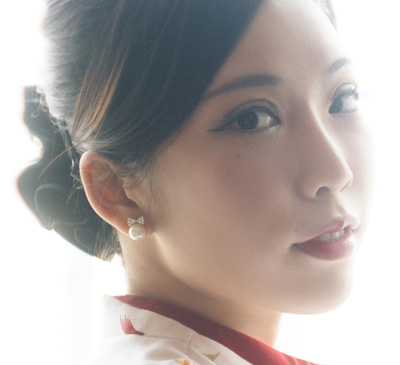
#> input picture the-look.jpg, 400 x 365 px
$ python draw.py
#> lines starting #> are read from the running program, lines starting #| are printed output that depends on the picture; after the words box and inside, x2 and y2 are one past the last pixel; in counts of white or black regions, pixels touching at a corner belong together
# -*- coding: utf-8 -*-
#将图片转换为点阵图
import cv2
import numpy as np
import tkinter
from PIL import Image, ImageDraw, ImageFont
import abc


# 抽象类
class abstractDraw(metaclass=abc.ABCMeta):
    def __init__(self, img_path):
        self.get_image(img_path)

    def get_image(self, img_path):
#> called with img_path = 'the-look.jpg'
        self.img = cv2.imread(img_path)
#> self.img is the input picture: shape (365, 400, 3); mean B, G, R 166.6, 170.3, 178.9

    @abc.abstractmethod
    def draw(self, output):
        pass

    def resize(self, img_shape):
#> called with img_shape = (100, 91)
        self.img = cv2.resize(self.img, img_shape)
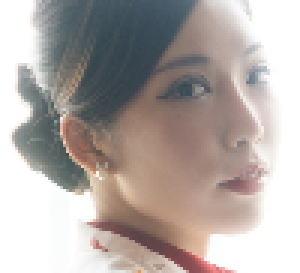
#> self.img: shape (91, 100, 3) (shown 3 times larger); mean B, G, R 166.5, 170.2, 178.8

    def get_gray_img(self):
        self.img = cv2.cvtColor(self.img, cv2.COLOR_RGB2GRAY)
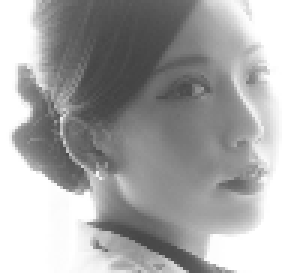
#> self.img: shape (91, 100) (shown 3 times larger); min 66, max 255, mean 170.1

# 将图像转换为彩色文字
class charDraw(abstractDraw):
    txt = '彩色文字'

    # [20 lines left out: function draw, not called in this run]


# 将图像转换为黑色气泡
class circleDraw(abstractDraw):
    point_2r = 8

    def __init__(self, img_path):
        self.get_image(img_path)
        self.resize((int(self.img.shape[1] / 4), int(self.img.shape[0] / 4)))
        self.get_gray_img()
        self.bg_shape = [self.img.shape[1] * 9, self.img.shape[0] * 9]
#> self.bg_shape = [900, 819]

    def reverse_transfer(self, ratio = 120):
#> called with ratio = 120
        reserve_img = cv2.bitwise_not(self.img)
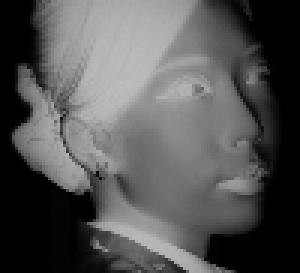
#> reserve_img: shape (91, 100) (shown 3 times larger); min 0, max 189, mean 84.9
        self.arr = reserve_img / ratio
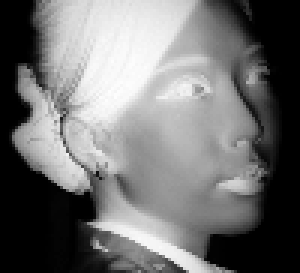
#> self.arr: shape (91, 100) float64 (shown 3 times larger); min 0, max 1.57, mean 0.708; drawn with min black and max white

    def draw(self, output):
        self.reverse_transfer()

        image = Image.new('RGB', self.bg_shape, "white")
#> image: PIL image 900x819 RGB; every value is 255
        d = ImageDraw.Draw(image)
        init_x = 10
        init_y = 10
        for i in range(self.arr.shape[0]):
            for j in range(self.arr.shape[1]):
                if self.arr[i][j] > 0.1 and (i + j) % 2 == 0:
                    d.ellipse((init_x + j * self.point_2r, init_y + i * self.point_2r, init_x + j * self.point_2r + int(self.point_2r * self.arr[i][j]) ,init_y + i * self.point_2r + int(self.point_2r * self.arr[i][j])),fill = 'black', outline ='black')
        image.save(output)
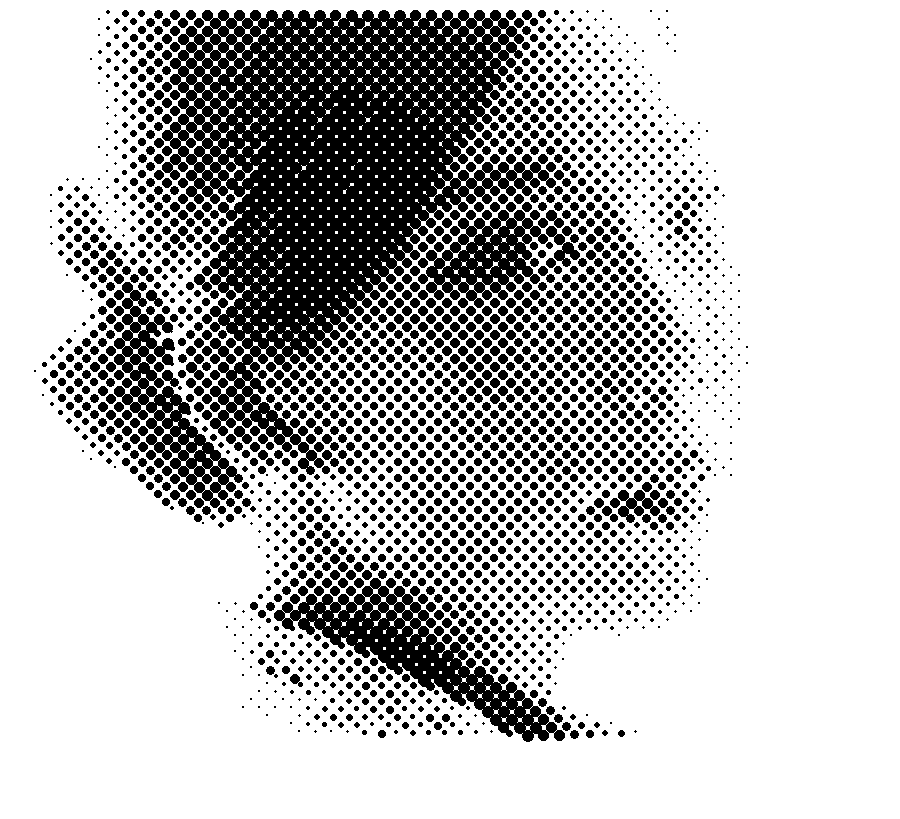
#> saved as output.jpg: PIL image 900x819 RGB; 73% white; 2168 black regions (346 under 20 px), largest, box (x1, y1, x2, y2) and area: (162, 10, 556, 475) 78597, (274, 578, 565, 742) 12303, (114, 282, 243, 508) 7841

# 将图像转换为符号
class signDraw(abstractDraw):
    ascii_list = list(r"$@&%A#=-.^!~ ")
    point_2r = 8

    # [5 lines left out: function __init__, not called in this run]

    def reverse_transfer(self, ratio = 20):
        reserve_img = cv2.bitwise_not(self.img)
        self.arr = reserve_img / ratio

    # [12 lines left out: function draw, not called in this run]


class drawFactory:
    def __init__(self, method, img_path):
        if method == 'char':
            self.drawObj = charDraw(img_path)
        elif method == 'circle':
            self.drawObj = circleDraw(img_path)
        elif method == 'sign':
            self.drawObj = signDraw(img_path)

    def draw(self, output = './output.jpg'):
        self.drawObj.draw(output)


if __name__ == '__main__':
    d = drawFactory('circle', 'the-look.jpg')
    d.draw()

$ run again, with tly.jpg copied over the-look.jpg
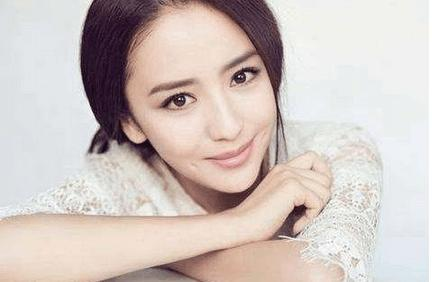
#> input picture tly.jpg, 432 x 282 px
#> in get_image, self.img is the input picture: shape (282, 432, 3); mean B, G, R 192, 196.6, 208.3
#> in reverse_transfer, `reserve_img = cv2.bitwise_not(self.img)`:
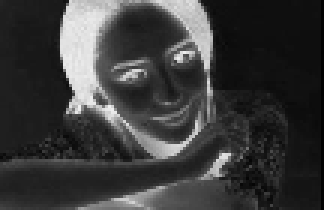
#> reserve_img: shape (70, 108) (shown 3 times larger); min 1, max 239, mean 58.6
#> image: PIL image 972x630 RGB; every value is 255
#> in draw, `image.save(output)`:
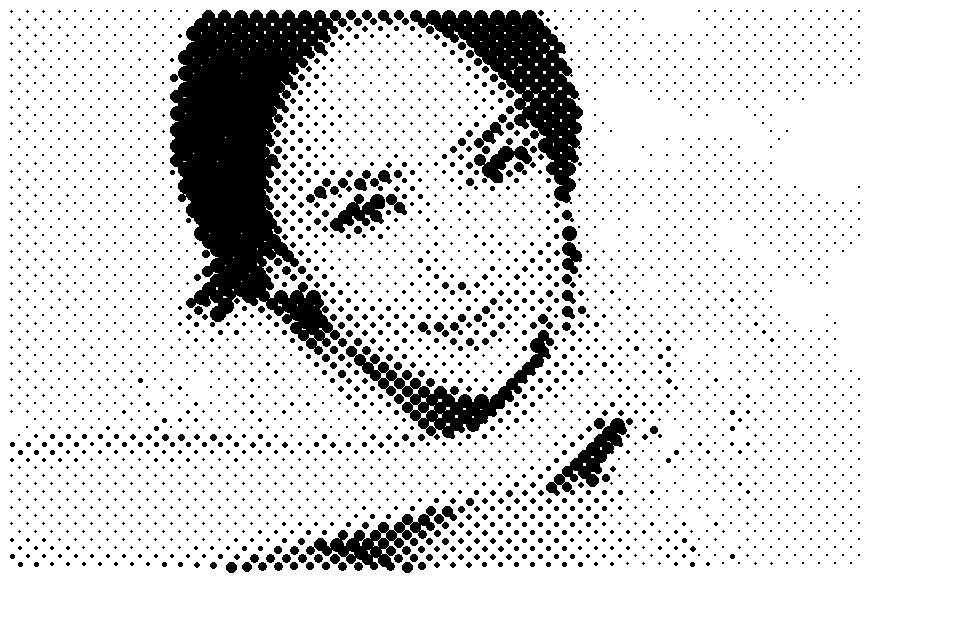
#> saved as output.jpg: PIL image 972x630 RGB; 85.8% white; 2983 black regions (2420 under 20 px), largest, box (x1, y1, x2, y2) and area: (170, 10, 347, 355) 31964, (410, 10, 583, 204) 11344, (346, 330, 554, 439) 5354
